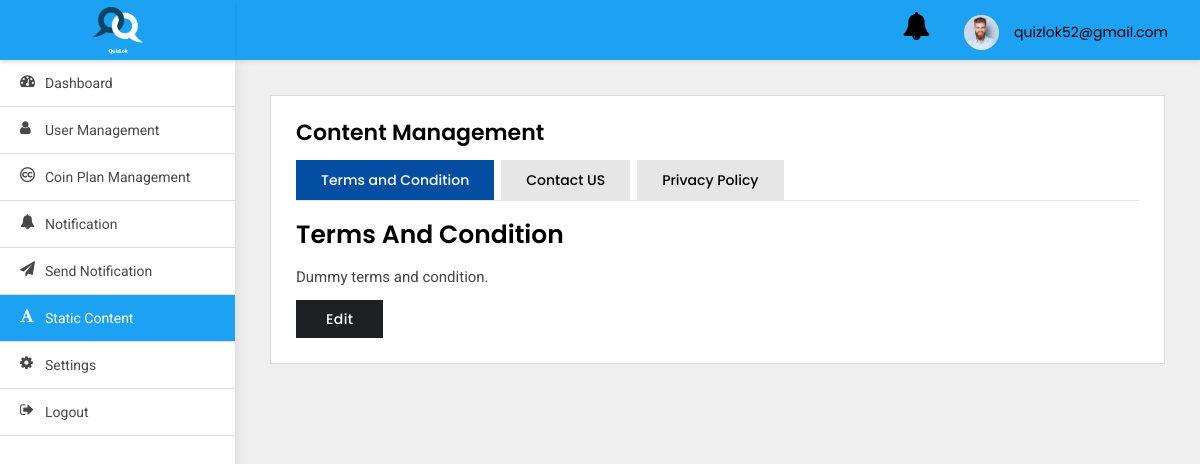
Page /adminpanel/terms-and-condition/ (signed in) on the committed database.
### adminpanel/models.py (models this page shows)
class User(AbstractBaseUser, PermissionsMixin):
    first_name = models.CharField(default='first name', max_length=100)
    last_name = models.CharField(default='', max_length=100, null=True, blank=True)
    email = models.CharField(default='', max_length=255, unique=True)
    country_code = models.CharField(default='+91', max_length=10)
    phone_number = models.CharField(default='', max_length=13)
    profile_pic = models.ImageField(default='default_profile.png', null=True, blank=True)
    device_token = models.CharField(default='', max_length=500, null=True, blank=True)
    remember_me = models.BooleanField(default=False)
    password = models.CharField(default='123456', max_length=100)
    confirm_password = models.CharField(default='123456', max_length=100)
    created_at = models.DateTimeField(auto_now_add=True)
    is_active = models.BooleanField(default=True)
    is_staff = models.BooleanField(default=False)
    is_blocked = models.BooleanField(default=False)
    objects = UserManager()
    USERNAME_FIELD = 'email'
    class Meta:
        ordering = ('-created_at',)

class TermsandCondition(models.Model):
    conditions = models.TextField()

### adminpanel/views.py (the view)
# urls.py: path('terms-and-condition/', TermsAndConditionView.as_view(), name='terms-and-condition'),
class TermsAndConditionView(LoginRequiredMixin, ListView):
    model = TermsandCondition
    template_name = 'content-management.html'
    context_object_name = 'term_condition'
    login_url = 'adminpanel:login'
    def get_context_data(self, **kwargs):
        context = super().get_context_data(**kwargs)
        context['contactus'] = ContactUs.objects.all()
        context['privacypolicy'] = PrivacyPolicy.objects.all()
        return context

### adminpanel/templates/content-management.html (shortened to what this page needs)
{% extends 'base.html' %}
{% block body%}
<div class="WrapperArea">
    <div class="WrapperBox">
        <div class="Small-Wrapper Small-Wrapper2">
            <h4 class="Title">Content Management</h4>
            <div class="HelpArea">
                <ul class="nav nav-tabs">
                    <li class="active"><a data-toggle="tab" href="#tnc">Terms and Condition</a></li>
                    <li><a data-toggle="tab" href="#Contact">Contact US</a></li>
                    <li><a data-toggle="tab" href="#policy">Privacy Policy</a></li>
                </ul>
                <div class="tab-content">
                    <div id="tnc" class="tab-pane fade in active">
                        <div class="HelpContent">
                            <h3>Terms and Condition </h3>
                            {% for object in term_condition %}
                            <p>{{object.conditions|safe}}</p>
                            <a class="Edit editMainBtn" href="{% url 'adminpanel:update-terms-and-condition' object.id%}">Edit</a>
                            {% endfor %}
                        </div>
                    </div>
                </div>
            </div>
        </div>
    </div>
</div>
{% endblock body %}

### adminpanel/templates/base.html (shortened to what this page needs)
{% load static %}
<html lang="en">
<head>
    <link type="text/css" rel="stylesheet" href="{% static 'adminpanel/css/style.css' %}">
</head>
<body>
<div class="Header">
    <div class="Logo">
        <img src="{% static 'adminpanel/images/logo_splash.png' %}">
    </div>
    <div class="Navigation">
        <div class="header-notifications">
            <a href="{% url 'adminpanel:notification' %}">
                <i class="fa fa-bell fa-2x" aria-hidden="true"></i>
            </a>
        </div>
        <div class="Avater">
            <a href="javascript:void(0);">
                <figure><img src="{% static 'adminpanel/images/profile.jpg' %}"></figure>
                {{user}} </a>
        </div>
    </div>
</div>
<div class="SidenavBar">
    <ul>
        <li class="nav-item nav-link {% if request.resolver_match.view_name  == 'adminpanel:dashboard' %}active{% endif %}">
            <a href="{% url 'adminpanel:dashboard'  %}">
                <span><i class="fa fa-tachometer"></i></span> Dashboard
            </a>
        </li>
        <li class="nav-item nav-link {% if request.resolver_match.view_name  == 'adminpanel:users-list' %}active{% endif %}">
            <a href="{% url 'adminpanel:users-list' %}">
                <span><i class="fa fa-user"></i></span> User Management
            </a>
        </li>
        <li class="nav-item nav-link {% if request.resolver_match.view_name  == 'adminpanel:coin-plan-list' %}active{% endif %}">
            <a href="{% url 'adminpanel:coin-plan-list' %}">
                <span><i class="fa fa-creative-commons"></i></span> Coin Plan Management
            </a>
        </li>
        <li class="nav-item nav-link {% if request.resolver_match.view_name  == 'adminpanel:notification' %}active{% endif %}">
            <a href="{% url 'adminpanel:notification' %}">
                <span><i class="fa fa-bell"></i></span> Notification
            </a>
        </li>
        <li class="nav-item nav-link {% if request.resolver_match.view_name  == 'adminpanel:send-notification' %}active{% endif %}">
            <a href="{% url 'adminpanel:send-notification' %}">
                <span><i class="fa fa-send"></i></span> Send Notification
            </a>
        </li>
        <li class="nav-item nav-link {% if request.resolver_match.view_name  == 'adminpanel:terms-and-condition' %}active{% endif %}">
            <a href="{% url 'adminpanel:terms-and-condition' %}">
                <span><i class="fa fa-font"></i></span> Static content
            </a>
        </li>
        <li class="nav-item nav-link {% if request.resolver_match.view_name  == 'change_password' %}active{% endif %}">
            <a href="{% url 'change_password' %}">
                <span><i class="fa fa-cog"></i></span> Settings
            </a>
        </li>
        <li class="nav-item nav-link {% if request.resolver_match.view_name  == 'logout' %}active{% endif %}">
            <a href="{% url 'logout' %}">
                <span><i class="fa fa-sign-out"></i></span> Logout
            </a>
        </li>
    </ul>
</div>
{% block body %}
{% endblock body %}
</body>
</html>

### static/adminpanel/css/style.css (style rules this page uses)
body { margin: 0; padding: 0; font-family: 'Poppins', sans-serif !important; font-size: 13px; color: #3a3a3a; font-weight: 400; }
* { margin: 0px; padding: 0px; }
header, footer, aside, article, section, detail, nav, figure { position: relative; }
h1, h2, h3, h4, h5, h6, p { margin: 0; padding: 0; }
ul, li, ol { list-style-type: none; margin: 0; padding: 0; }
a { text-decoration: none; outline: none; }
img { border: 0; outline: none; max-width: 100%; }
p { margin: 0; padding: 0; }
.Header { box-shadow: 0 2px 4px rgba(0, 0, 0, .08); -webkit-box-shadow: 0 2px 4px rgba(0, 0, 0, .08); position: fixed; width: 100%; left: 0; top: 0; background-color: #fff; z-index: 99 }
.Header .Logo { width: 235px; text-align: center; padding: 5px 0; float: left; height: 60px; background:#1da1f2; box-shadow: 0 2px 4px rgba(0, 0, 0, .08); }
.Header .Logo img { width: 50px; position: relative; top: 2px; }
.Header .Navigation { background:#1da1f2; transition: all 0.2s ease; margin-left: 235px; padding: 7px 3.2rem; width: calc(100% - 235px); text-align: right; height: 60px }
.Header .Navigation .Avater { margin: 5px 0 5px 30px; position: relative; display: inline-block }
.Header .Navigation .Avater a { display: flex; align-items: center; font-size: 14px; color: #000 }
.Header .Navigation .Avater a figure { width: 35px; border-radius: 50%; margin: 0 15px 0 0; overflow: hidden }
.Header .Navigation .header-notifications { margin: 5px 0 5px 30px; position: relative; display: inline-block }
.Header .Navigation .header-notifications a { display: flex; align-items: center; font-size: 14px; color: #000 }
.SidenavBar { height: calc(100% - 60px); position: fixed; width: 235px; top: 60px; padding: 0; overflow: auto; box-shadow: 0 0 15px rgba(0, 0, 0, .1) }
.SidenavBar ul { margin: 0 }
.SidenavBar ul li { margin: 0 }
.SidenavBar ul li a { display: block; cursor: pointer; padding: 13px 20px 13px 45px; transition: 0.5s all ease-in-out; color: #484848; font-family: "Roboto"; font-size: 14px; text-transform: capitalize; position: relative; border-bottom: 1px solid #ddd }
.SidenavBar ul li a span { font-size: 15px; display: inline-block; position: absolute; top: 13px; left: 20px }
.SidenavBar ul li.active a, .SidenavBar ul li a:hover { background:#1da1f2; color: #fff; }
.WrapperArea { margin-left: 235px; flex: 1 1 auto; width: calc(100% - 235px); display: flex; flex-direction: column; margin-top: 60px; transition: 0.5s all ease-in-out }
.WrapperArea .WrapperBox { padding: 35px; background-color: #efefef; min-height: calc(100vh - 60px) }
.Small-Wrapper { background-color: #fff; padding: 25px; border: 1px solid #dcdcdc }
h4.Title { margin: 0 0 15px; font-weight: 600; color: #000; text-transform: capitalize; font-size: 22px }
.HelpArea { margin: 0 }
.HelpArea ul.nav-tabs { margin: 0 0 20px 0; border-bottom: 1px solid #e6e6e6 }
.HelpArea ul.nav-tabs li { margin: 0 5px 0 0 }
.HelpArea ul.nav-tabs li a { background-color: #e6e6e6; border-radius: 0; padding: 10px 25px; border: none; color: #000; font-weight: 500; font-size: 14px; cursor: pointer }
.HelpArea ul.nav-tabs .active a { background-color: #034ea2; color: #fff; border: none; cursor: pointer; }
.HelpArea .HelpContent { margin: 0 }
.HelpArea .HelpContent a.Edit { float: right; background-color: #1e2024; padding: 9px 30px; text-transform: capitalize; color: #fff; font-weight: 500; font-size: 14px; letter-spacing: .4px; border-radius: 0; transition: 0.5s all ease-in-out; margin: -5px 0 0 0; display: inline-block }
.HelpArea .HelpContent h3 { margin: 0 0 15px; font-weight: 600; color: #000; text-transform: capitalize; font-size: 25px }
.HelpArea .HelpContent p { font-size: 15px; line-height: 26px; margin: 0 0 15px; color: #464545; font-family: "Roboto"; font-weight: 400 }
.HelpArea .HelpContent a.Edit.editMainBtn { float: initial !important; }

### rows in the picture
User: email "quizlok52@gmail.com"
TermsandCondition: conditions "Dummy terms and condition."
